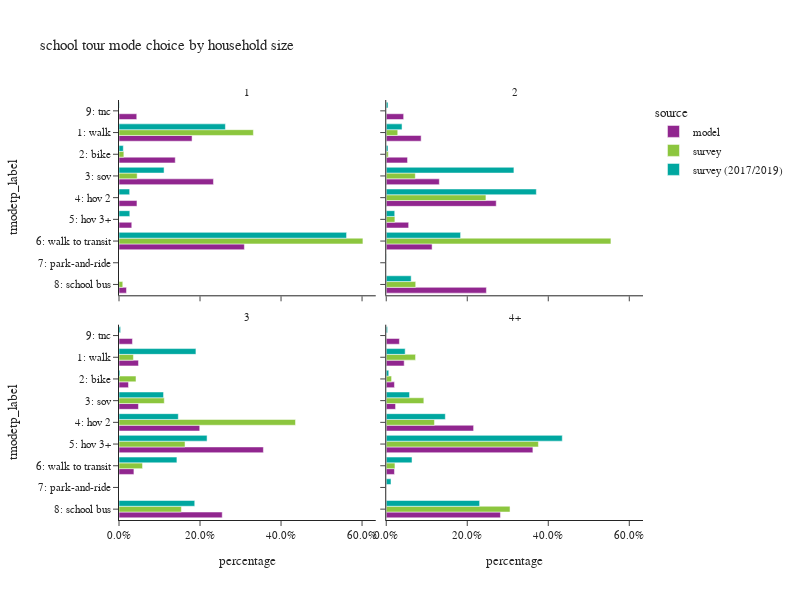

The notebook cell saved with this chart:
### Code cell
plot_mode_choice(sc_tour,"hhsize_4+",
                 {"hhsize_4+":["1","2","3","4+"],
                  "tmodetp_label":["1: walk","2: bike","3: sov","4: hov 2","5: hov 3+","6: walk to transit",
                                   "7: park-and-ride","8: school bus","9: other–survey only"]},
                 "household size",2,600)

### Figure 1 — Plotly figure (JSON) as saved in the notebook; plotly's stock layout.template omitted (floating-point values rounded to 4 significant figures)
{"data": [{"alignmentgroup": "True", "customdata": [[704], [542], [910], [173], [123], [1208], [72], [171]], "hovertemplate": "source=model<br>hhsize_4+=1<br>percentage=%{x}<br>tmodetp_label=%{y}<br>sample count=%{customdata[0]}<extra></extra>", "legendgroup": "model", "marker": {"color": "#91268F", "pattern": {"shape": ""}}, "name": "model", "offsetgroup": "model", "orientation": "h", "showlegend": true, "textposition": "auto", "type": "bar", "x": [0.1804, 0.1389, 0.2332, 0.04432, 0.03151, 0.3095, 0.01845, 0.04381], "xaxis": "x3", "y": ["1: walk", "2: bike", "3: sov", "4: hov 2", "5: hov 3+", "6: walk to transit", "8: school bus", "9: tnc"], "yaxis": "y3"}, {"alignmentgroup": "True", "customdata": [[2711], [1654], [4123], [8543], [1741], [3562], [7779], [1352]], "hovertemplate": "source=model<br>hhsize_4+=2<br>percentage=%{x}<br>tmodetp_label=%{y}<br>sample count=%{customdata[0]}<extra></extra>", "legendgroup": "model", "marker": {"color": "#91268F", "pattern": {"shape": ""}}, "name": "model", "offsetgroup": "model", "orientation": "h", "showlegend": false, "textposition": "auto", "type": "bar", "x": [0.08616, 0.05257, 0.131, 0.2715, 0.05533, 0.1132, 0.2472, 0.04297], "xaxis": "x4", "y": ["1: walk", "2: bike", "3: sov", "4: hov 2", "5: hov 3+", "6: walk to transit", "8: school bus", "9: tnc"], "yaxis": "y4"}, {"alignmentgroup": "True", "customdata": [[5726], [2784], [5718], [23729], [42449], [4383], [30347], [3954]], "hovertemplate": "source=model<br>hhsize_4+=3<br>percentage=%{x}<br>tmodetp_label=%{y}<br>sample count=%{customdata[0]}<extra></extra>", "legendgroup": "model", "marker": {"color": "#91268F", "pattern": {"shape": ""}}, "name": "model", "offsetgroup": "model", "orientation": "h", "showlegend": false, "textposition": "auto", "type": "bar", "x": [0.04808, 0.02338, 0.04801, 0.1993, 0.3564, 0.0368, 0.2548, 0.0332], "xaxis": "x", "y": ["1: walk", "2: bike", "3: sov", "4: hov 2", "5: hov 3+", "6: walk to transit", "8: school bus", "9: tnc"], "yaxis": "y"}, {"alignmentgroup": "True", "customdata": [[22391], [10236], [11613], [108882], [182786], [10228], [142366], [16407]], "hovertemplate": "source=model<br>hhsize_4+=4+<br>percentage=%{x}<br>tmodetp_label=%{y}<br>sample count=%{customdata[0]}<extra></extra>", "legendgroup": "model", "marker": {"color": "#91268F", "pattern": {"shape": ""}}, "name": "model", "offsetgroup": "model", "orientation": "h", "showlegend": false, "textposition": "auto", "type": "bar", "x": [0.04435, 0.02027, 0.023, 0.2156, 0.362, 0.02026, 0.282, 0.03249], "xaxis": "x2", "y": ["1: walk", "2: bike", "3: sov", "4: hov 2", "5: hov 3+", "6: walk to transit", "8: school bus", "9: tnc"], "yaxis": "y2"}, {"alignmentgroup": "True", "customdata": [[7], [1], [3], [9], [1]], "hovertemplate": "source=survey<br>hhsize_4+=1<br>percentage=%{x}<br>tmodetp_label=%{y}<br>sample count=%{customdata[0]}<extra></extra>", "legendgroup": "survey", "marker": {"color": "#8CC63E", "pattern": {"shape": ""}}, "name": "survey", "offsetgroup": "survey", "orientation": "h", "showlegend": true, "textposition": "auto", "type": "bar", "x": [0.3317, 0.01197, 0.04482, 0.6021, 0.009331], "xaxis": "x3", "y": ["1: walk", "2: bike", "3: sov", "6: walk to transit", "8: school bus"], "yaxis": "y3"}, {"alignmentgroup": "True", "customdata": [[4], [2], [8], [6], [2], [6], [5]], "hovertemplate": "source=survey<br>hhsize_4+=2<br>percentage=%{x}<br>tmodetp_label=%{y}<br>sample count=%{customdata[0]}<extra></extra>", "legendgroup": "survey", "marker": {"color": "#8CC63E", "pattern": {"shape": ""}}, "name": "survey", "offsetgroup": "survey", "orientation": "h", "showlegend": false, "textposition": "auto", "type": "bar", "x": [0.02839, 0.004995, 0.07175, 0.2461, 0.02136, 0.5547, 0.07275], "xaxis": "x4", "y": ["1: walk", "2: bike", "3: sov", "4: hov 2", "5: hov 3+", "6: walk to transit", "8: school bus"], "yaxis": "y4"}, {"alignmentgroup": "True", "customdata": [[17], [10], [10], [40], [34], [13], [29]], "hovertemplate": "source=survey<br>hhsize_4+=3<br>percentage=%{x}<br>tmodetp_label=%{y}<br>sample count=%{customdata[0]}<extra></extra>", "legendgroup": "survey", "marker": {"color": "#8CC63E", "pattern": {"shape": ""}}, "name": "survey", "offsetgroup": "survey", "orientation": "h", "showlegend": false, "textposition": "auto", "type": "bar", "x": [0.03556, 0.04198, 0.1117, 0.4357, 0.163, 0.05806, 0.154], "xaxis": "x", "y": ["1: walk", "2: bike", "3: sov", "4: hov 2", "5: hov 3+", "6: walk to transit", "8: school bus"], "yaxis": "y"}, {"alignmentgroup": "True", "customdata": [[34], [11], [21], [48], [157], [18], [116]], "hovertemplate": "source=survey<br>hhsize_4+=4+<br>percentage=%{x}<br>tmodetp_label=%{y}<br>sample count=%{customdata[0]}<extra></extra>", "legendgroup": "survey", "marker": {"color": "#8CC63E", "pattern": {"shape": ""}}, "name": "survey", "offsetgroup": "survey", "orientation": "h", "showlegend": false, "textposition": "auto", "type": "bar", "x": [0.07235, 0.01317, 0.0928, 0.119, 0.3756, 0.02147, 0.3056], "xaxis": "x2", "y": ["1: walk", "2: bike", "3: sov", "4: hov 2", "5: hov 3+", "6: walk to transit", "8: school bus"], "yaxis": "y2"}, {"alignmentgroup": "True", "customdata": [[18], [3], [12], [4], [2], [33], [1]], "hovertemplate": "source=survey (2017/2019)<br>hhsize_4+=1<br>percentage=%{x}<br>tmodetp_label=%{y}<br>sample count=%{customdata[0]}<extra></extra>", "legendgroup": "survey (2017/2019)", "marker": {"color": "#00A7A0", "pattern": {"shape": ""}}, "name": "survey (2017/2019)", "offsetgroup": "survey (2017/2019)", "orientation": "h", "showlegend": true, "textposition": "auto", "type": "bar", "x": [0.2627, 0.01061, 0.1113, 0.0263, 0.0267, 0.5618, 0.0007101], "xaxis": "x3", "y": ["1: walk", "2: bike", "3: sov", "4: hov 2", "5: hov 3+", "6: walk to transit", "9: tnc"], "yaxis": "y3"}, {"alignmentgroup": "True", "customdata": [[15], [5], [33], [33], [5], [62], [1], [8], [2]], "hovertemplate": "source=survey (2017/2019)<br>hhsize_4+=2<br>percentage=%{x}<br>tmodetp_label=%{y}<br>sample count=%{customdata[0]}<extra></extra>", "legendgroup": "survey (2017/2019)", "marker": {"color": "#00A7A0", "pattern": {"shape": ""}}, "name": "survey (2017/2019)", "offsetgroup": "survey (2017/2019)", "orientation": "h", "showlegend": false, "textposition": "auto", "type": "bar", "x": [0.03901, 0.004352, 0.3152, 0.3705, 0.02095, 0.1835, 0.0005352, 0.06154, 0.004385], "xaxis": "x4", "y": ["1: walk", "2: bike", "3: sov", "4: hov 2", "5: hov 3+", "6: walk to transit", "7: park-and-ride", "8: school bus", "9: tnc"], "yaxis": "y4"}, {"alignmentgroup": "True", "customdata": [[24], [7], [13], [86], [40], [48], [43], [3]], "hovertemplate": "source=survey (2017/2019)<br>hhsize_4+=3<br>percentage=%{x}<br>tmodetp_label=%{y}<br>sample count=%{customdata[0]}<extra></extra>", "legendgroup": "survey (2017/2019)", "marker": {"color": "#00A7A0", "pattern": {"shape": ""}}, "name": "survey (2017/2019)", "offsetgroup": "survey (2017/2019)", "orientation": "h", "showlegend": false, "textposition": "auto", "type": "bar", "x": [0.1899, 0.002448, 0.11, 0.1464, 0.2174, 0.143, 0.187, 0.003962], "xaxis": "x", "y": ["1: walk", "2: bike", "3: sov", "4: hov 2", "5: hov 3+", "6: walk to transit", "8: school bus", "9: tnc"], "yaxis": "y"}, {"alignmentgroup": "True", "customdata": [[52], [16], [22], [75], [263], [51], [1], [139], [2]], "hovertemplate": "source=survey (2017/2019)<br>hhsize_4+=4+<br>percentage=%{x}<br>tmodetp_label=%{y}<br>sample count=%{customdata[0]}<extra></extra>", "legendgroup": "survey (2017/2019)", "marker": {"color": "#00A7A0", "pattern": {"shape": ""}}, "name": "survey (2017/2019)", "offsetgroup": "survey (2017/2019)", "orientation": "h", "showlegend": false, "textposition": "auto", "type": "bar", "x": [0.04672, 0.006192, 0.05752, 0.1458, 0.4346, 0.06364, 0.01173, 0.2305, 0.003272], "xaxis": "x2", "y": ["1: walk", "2: bike", "3: sov", "4: hov 2", "5: hov 3+", "6: walk to transit", "7: park-and-ride", "8: school bus", "9: tnc"], "yaxis": "y2"}], "layout": {"annotations": [{"font": {}, "showarrow": false, "text": "3", "x": 0.245, "xanchor": "center", "xref": "paper", "y": 0.465, "yanchor": "bottom", "yref": "paper"}, {"font": {}, "showarrow": false, "text": "4+", "x": 0.755, "xanchor": "center", "xref": "paper", "y": 0.465, "yanchor": "bottom", "yref": "paper"}, {"font": {}, "showarrow": false, "text": "1", "x": 0.245, "xanchor": "center", "xref": "paper", "y": 1.0, "yanchor": "bottom", "yref": "paper"}, {"font": {}, "showarrow": false, "text": "2", "x": 0.755, "xanchor": "center", "xref": "paper", "y": 1.0, "yanchor": "bottom", "yref": "paper"}], "barmode": "group", "height": 600, "legend": {"title": {"text": "source"}, "tracegroupgap": 0}, "title": {"text": "school tour mode choice by household size"}, "width": 800, "xaxis": {"anchor": "y", "domain": [0.0, 0.49], "tickformat": ".1%", "title": {"text": "percentage"}}, "xaxis2": {"anchor": "y2", "domain": [0.51, 1.0], "matches": "x", "tickformat": ".1%", "title": {"text": "percentage"}}, "xaxis3": {"anchor": "y3", "domain": [0.0, 0.49], "matches": "x", "showticklabels": false, "tickformat": ".1%"}, "xaxis4": {"anchor": "y4", "domain": [0.51, 1.0], "matches": "x", "showticklabels": false, "tickformat": ".1%"}, "yaxis": {"anchor": "x", "categoryarray": ["9: other–survey only", "8: school bus", "7: park-and-ride", "6: walk to transit", "5: hov 3+", "4: hov 2", "3: sov", "2: bike", "1: walk"], "categoryorder": "array", "domain": [0.0, 0.465], "title": {"text": "tmodetp_label"}}, "yaxis2": {"anchor": "x2", "domain": [0.0, 0.465], "matches": "y", "showticklabels": false}, "yaxis3": {"anchor": "x3", "categoryarray": ["9: other–survey only", "8: school bus", "7: park-and-ride", "6: walk to transit", "5: hov 3+", "4: hov 2", "3: sov", "2: bike", "1: walk"], "categoryorder": "array", "domain": [0.535, 1.0], "matches": "y", "title": {"text": "tmodetp_label"}}, "yaxis4": {"anchor": "x4", "domain": [0.535, 1.0], "matches": "y", "showticklabels": false}}}
